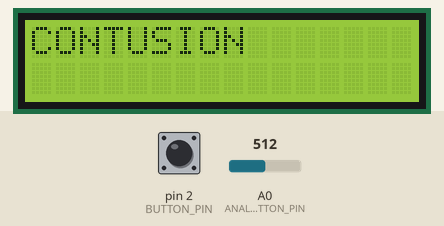
The sketch below on a simulated Arduino Uno, built with avr-gcc and run on an emulated ATmega328P. Parts: 16×2 character LCD. Inputs (shaded band) come from the test bench; at power-on: pin 2 (BUTTON_PIN) HIGH, A0 (ANALOG_BUTTON_PIN) = 512. Storage starts empty; the audio player accepts every command and is not drawn.

Above: at 0.1 s.
At 2.2 s:
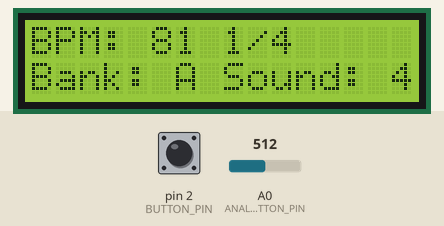
2.3 s: pin 2 (BUTTON_PIN) pulled LOW for 3.2 s
7.8 s: pin 2 (BUTTON_PIN) pulsed LOW 5 times (0.12 s each, 0.3 s apart)
At 10.5 s:
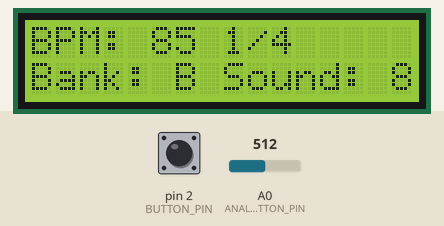
Timing chart, 0 to 12.0 s (numbered marks = the images above; inputs shaded):
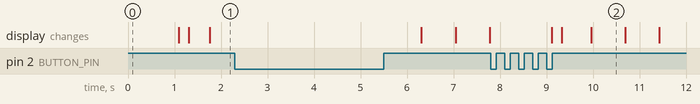

The sketch:

contusion.ino
```cpp
#include <SD.h>
#include <TMRpcm.h>
#include <Wire.h>
#include <LiquidCrystal_I2C.h>

#define SD_CARD_CS_PIN 4
#define BUTTON_PIN 2
#define ANALOG_BUTTON_PIN A0
#define AUDIO_PIN_LEFT 9
#define AUDIO_PIN_RIGHT 10

TMRpcm audio;
LiquidCrystal_I2C lcd(0x20, 16, 2); // LCD екран

int bpm = 80;
int noteDuration = 4; // 1/4 by default
int currentBank = 0; // 0 - Bank A, 1 - Bank B
int currentSound = 1; // 1-8
unsigned long lastPlayTime = 0;
bool isPlaying = false;

int buttonValues[6] = {843, 920, 762, 689, 603, 506};

bool buttonHeld = false;
unsigned long buttonPressTime = 0;

void setup() {
  pinMode(BUTTON_PIN, INPUT_PULLUP);
  pinMode(ANALOG_BUTTON_PIN, INPUT);
  audio.speakerPin = AUDIO_PIN_RIGHT;
  audio.setVolume(5);
  audio.quality(1);

  if (!SD.begin(SD_CARD_CS_PIN)) {
    lcd.print("SD Card Fail");
    return;
  }

    lcd.init();                       //  Инициируем работу с LCD дисплеем
    lcd.setCursor(0, 0);              //  Устанавливаем курсор в позицию (0 столбец, 0 строка)
  lcd.setBacklight(1);
  lcd.print("CONTUSION");
  delay(1000);
  lcd.clear();
}

void loop() {
  handleButtonPress();
  handleAnalogButtons();
  playSound();
  updateDisplay();
}

void handleButtonPress() {
  static unsigned long lastDebounceTime = 0;
  static int lastButtonState = LOW;
  int buttonState = digitalRead(BUTTON_PIN);
    unsigned long currentTime = millis();

  // Логіка кнопки зміни банку і BPM
  if (buttonState == HIGH && lastButtonState == LOW) {
    buttonPressTime = currentTime;
    buttonHeld = false;
  }

  if (buttonState == HIGH && !buttonHeld && (currentTime - buttonPressTime > 500)) {
    buttonHeld = true;
  }

  if (buttonState == LOW && lastButtonState == HIGH) {
    if (!buttonHeld) {
      currentBank = !currentBank;
      updateDisplay();
    }
    buttonHeld = false;
  }

  if (buttonHeld) {
    bpm = (bpm == 120) ? 80 : bpm + 1;
    updateDisplay();
    delay(500);
  }

  lastButtonState = buttonState;
}

void handleAnalogButtons() {
  int analogValue = analogRead(ANALOG_BUTTON_PIN);

  for (int i = 0; i < 6; i++) {
    if (abs(analogValue - buttonValues[i]) < 10) {
      if (i < 2) {
        // First 2 buttons - change note duration
        noteDuration = (i == 0) ? 4 : 8;
      } else {
        // Next 4 buttons - select sound
        currentSound = (currentBank * 4) + (i - 1);
        isPlaying = true;
      }
      break;
    }
  }
}

void playSound() {
  if (!isPlaying) return;

  unsigned long currentTime = millis();
  unsigned long soundInterval = (60000 / bpm) / noteDuration;

  if (currentTime - lastPlayTime >= soundInterval) {
    lastPlayTime = currentTime;

    char soundFile[10];
    sprintf(soundFile, "%d.wav", currentSound);
    audio.play(soundFile);

    // Додатковий відлік часу для синхронізації
    while (millis() - lastPlayTime < soundInterval) {
      // Чекаємо наступного такту
    }
  }
}

void updateDisplay() {
  lcd.setCursor(0, 0);
  lcd.print("BPM: ");
  lcd.print(bpm);
  lcd.print(" ");
  lcd.print(noteDuration == 4 ? "1/4" : "1/8");

  lcd.setCursor(0, 1);
  lcd.print("Bank: ");
  lcd.print(currentBank == 0 ? "A" : "B");
  lcd.print(" Sound: ");
  lcd.print(currentSound);
}
```

Measured:
- after the input at 7.8 s, the display: first changes after 1.3 s (image 2 shows a later state)
- what the display in image 2 shows lasts 0.7 s, from 10.0 s to 10.7 s
